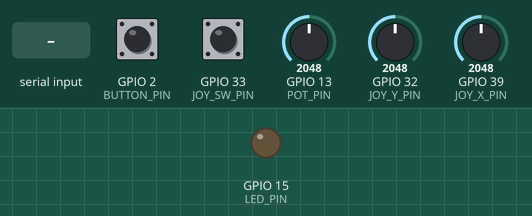
Simulated run of this sketch. Board: ESP32. On the bench: output pins drawn as LEDs (lit = HIGH). The test bench sets the inputs (shaded band); at power-on: GPIO 2 (BUTTON_PIN) HIGH, GPIO 13 (POT_PIN) = 2048, GPIO 32 (JOY_Y_PIN) = 2048, GPIO 33 (JOY_SW_PIN) HIGH, GPIO 39 (JOY_X_PIN) = 2048. What the sketch prints to the serial monitor is not drawn.

Above: at 1.2 s.
1.3 s: "1" received over Serial
At 2.4 s:
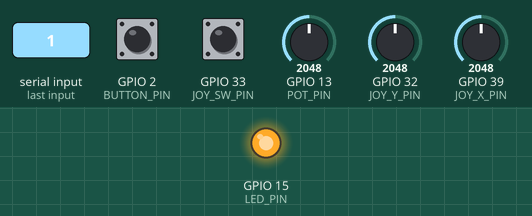
2.8 s: "0" received over Serial
At 3.9 s:
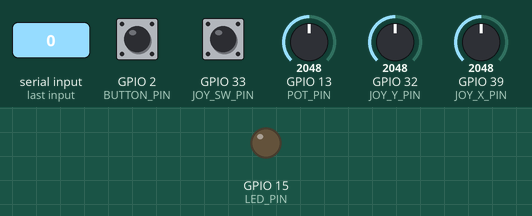
Timing chart, 0 to 5.8 s (numbered marks = the images above; inputs shaded):
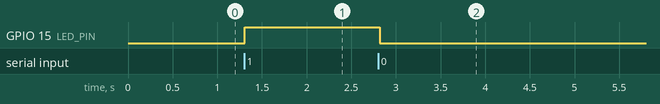

Measured:
- after the input at 1.3 s, GPIO 15 (LED_PIN): LOW → HIGH at once
- after the input at 2.8 s, GPIO 15 (LED_PIN): HIGH → LOW at once

The sketch:

dino.ino
```cpp
// Define pins
#define JOY_X_PIN 39       // Joystick X-axis
#define JOY_Y_PIN 32       // Joystick Y-axis
#define JOY_SW_PIN 33      // Joystick button (Z-axis)
#define BUTTON_PIN 2       // Button for shooting
#define LED_PIN 15         // LED to flash at milestone
#define POT_PIN 13         // Potentiometer to adjust game speed

void setup() {
  Serial.begin(9600);  // Start serial communication
  pinMode(JOY_SW_PIN, INPUT_PULLUP);  // Joystick button with pull-up resistor
  pinMode(BUTTON_PIN, INPUT_PULLUP);  // Button with pull-up resistor
  // pinMode(POT_PIN, INPUT_PULLUP);  // Potentiometer with pull-up resistor
  pinMode(LED_PIN, OUTPUT);  // LED as output
}

void loop() {
  // Read joystick values
  int xVal = analogRead(JOY_X_PIN);  // X-axis value
  int yVal = analogRead(JOY_Y_PIN);  // Y-axis value
  int zVal = digitalRead(JOY_SW_PIN);  // Joystick button (Z-axis)

  // Read button state
  int buttonState = digitalRead(BUTTON_PIN);  // Button press for shooting

  // Read potentiometer value
  int potValue = analogRead(POT_PIN);  // Potentiometer to adjust game speed

  // Send joystick, button, and potentiometer values to Processing
  // Serial.printf("%d,%d,%d,%d,%d", xVal, yVal, zVal, buttonState);
  Serial.printf("%d,%d,%d,%d,%d", xVal, yVal, zVal, buttonState, potValue);
  // buttonState is 0 when pushed
  // zVal is 0 when pushed
  // Val is 4095 when joystick pushed down and 0 when pushed up resting -
  // yVal is 4095 when joystick pushed right and 0 when left - resting is 1890

  Serial.println();

  // Check for LED control from Processing (milestone hit)
/*  if (Serial.available() > 0) {
    char ledCommand = Serial.read();  // Receive command from Processing
    if (ledCommand == '1') {
      digitalWrite(LED_PIN, HIGH);  // Turn on LED (milestone hit)
    } else {
      digitalWrite(LED_PIN, LOW);   // Turn off LED
    }
  }
*/
  if (Serial.available() > 0) {
    char incomingData = Serial.read();  // Read the incoming data

    // Turn on the LED if '1' is received, turn it off if '0' is received
    if (incomingData == '1') {
      digitalWrite(LED_PIN, HIGH);  // Turn on LED
    } else if (incomingData == '0') {
      digitalWrite(LED_PIN, LOW);  // Turn off LED
    }
  }
  delay(100);  // Delay between loop iterations
}
 
```
